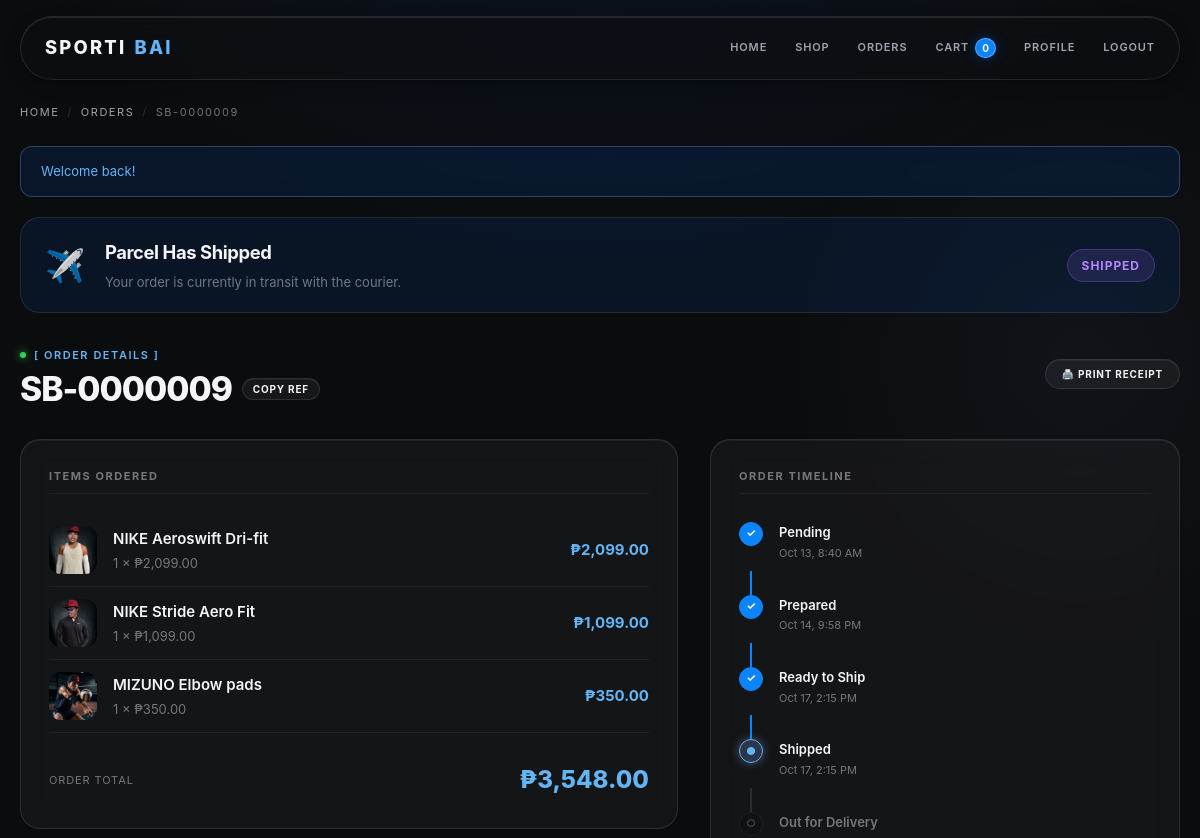
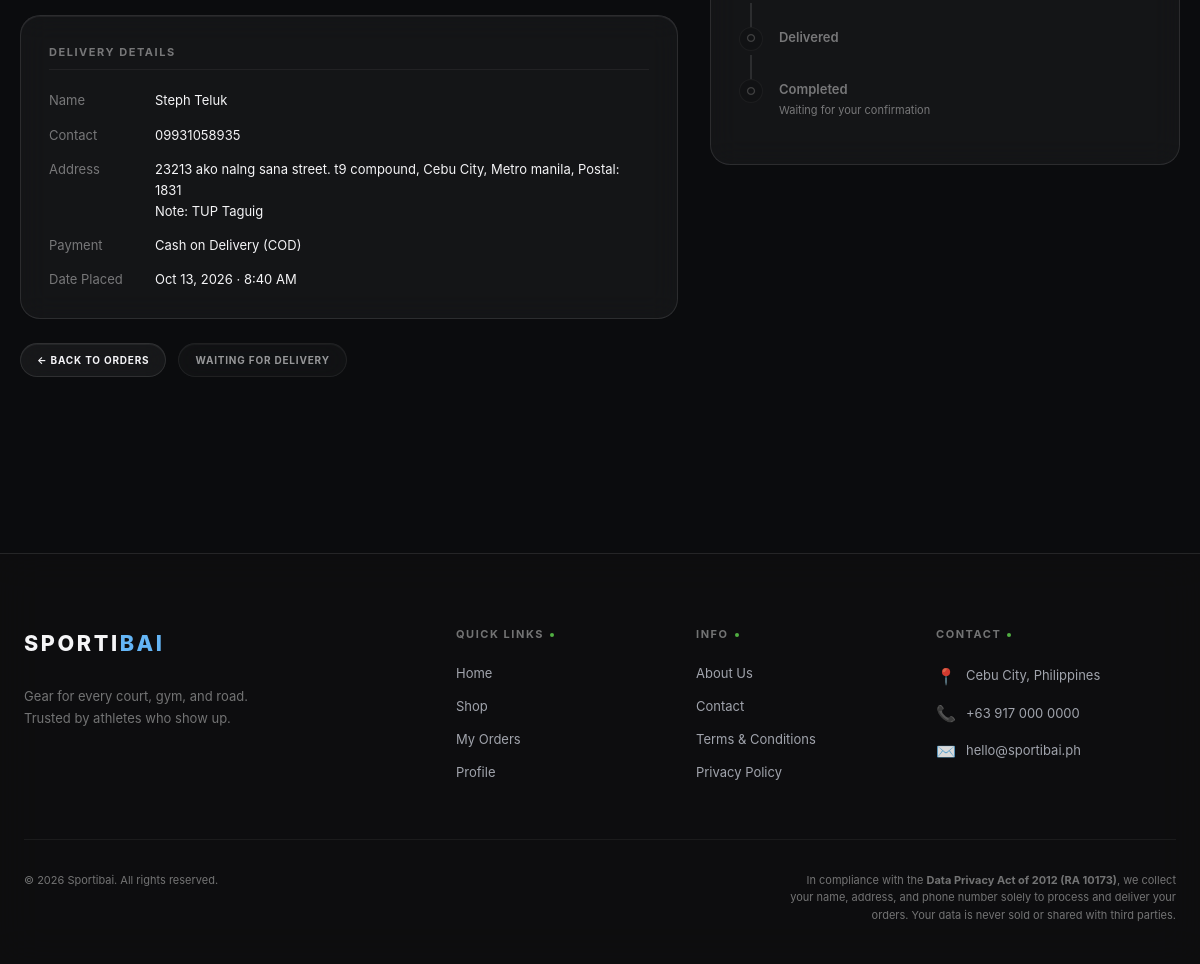
The page /order_detail.php?id=9 (signed in) on the database its author committed (2 pictures, top to bottom).
### tables this page shows
CREATE TABLE `orders` (
  `order_id` int(11) NOT NULL,
  `reference_number` varchar(20) DEFAULT NULL,
  `customer_id` int(11) NOT NULL,
  `order_type` varchar(10) NOT NULL,
  `delivery_address` varchar(255) DEFAULT NULL,
  `contact_number` varchar(20) NOT NULL,
  `snapshot_name` varchar(150) DEFAULT NULL,
  `payment_method` varchar(10) NOT NULL DEFAULT 'COD',
  `total` decimal(10,2) NOT NULL,
  `status` varchar(30) NOT NULL DEFAULT 'Pending',
  `date_ordered` timestamp NOT NULL DEFAULT current_timestamp(),
  `completed_at` datetime DEFAULT NULL
);

CREATE TABLE `order_items` (
  `order_item_id` int(11) NOT NULL,
  `order_id` int(11) NOT NULL,
  `item_id` int(11) NOT NULL,
  `selected_size` varchar(50) DEFAULT NULL,
  `quantity` int(11) NOT NULL,
  `price` decimal(10,2) NOT NULL
);

CREATE TABLE `items` (
  `item_id` int(11) NOT NULL,
  `category_id` int(11) NOT NULL,
  `name` varchar(100) NOT NULL,
  `brand` varchar(50) DEFAULT NULL,
  `description` text DEFAULT NULL,
  `price` decimal(10,2) NOT NULL,
  `cost_price` decimal(10,2) NOT NULL DEFAULT 0.00,
  `stock` int(11) NOT NULL DEFAULT 0,
  `image` varchar(255) DEFAULT NULL,
  `is_active` tinyint(1) NOT NULL DEFAULT 1
);

### includes/functions.php (called while the page is built, shortened)
<?php
function peso($n) {
    return '₱' . number_format($n, 2);
}
function get_status_log($conn, $order_id) {
    $log = array();
    $sql = "SELECT status, changed_at, changed_by FROM order_status_log
            WHERE order_id = ? ORDER BY log_id ASC";
    $result = mysqli_execute_query($conn, $sql, array($order_id));
    while ($row = mysqli_fetch_assoc($result)) {
        $log[] = $row;
    }
    return $log;
}
function status_badge_style($status) {
    switch ($status) {
        case 'Shipped':
        case 'Out for Delivery':
            return 'background:rgba(140,100,255,0.15);color:#b388ff;border-color:rgba(140,100,255,0.3);';
    }
}

### order_detail.php (the view, shortened to what this page needs)
<?php
require_once __DIR__ . '/includes/db.php';
require_once __DIR__ . '/includes/functions.php';
$order_id = isset($_GET['id']) ? (int)$_GET['id'] : 0;
$order = null;
if ($conn != null) {
    $sql = "SELECT o.order_id, o.reference_number, o.order_type,
                   o.delivery_address, o.contact_number, o.snapshot_name,
                   o.payment_method, o.total, o.status, o.date_ordered,
                   c.first_name, c.last_name, c.province, c.postal_code
            FROM orders o
            JOIN customer c ON o.customer_id = c.customer_id
            WHERE o.order_id = ? AND c.user_id = ?
            LIMIT 1";
    $result = mysqli_execute_query($conn, $sql, array($order_id, $_SESSION['user_id']));
    $order = mysqli_fetch_assoc($result);
}
$items = array();
if ($conn != null) {
    $sql = "SELECT i.item_id, i.name, i.image, oi.selected_size, oi.quantity, oi.price
            FROM order_items oi
            JOIN items i ON oi.item_id = i.item_id
            WHERE oi.order_id = ?
            ORDER BY oi.order_item_id";
    $result = mysqli_execute_query($conn, $sql, array($order_id));
    while ($row = mysqli_fetch_assoc($result)) {
        $items[] = $row;
    }
}
$log = get_status_log($conn, $order_id);
$is_delivery = ($order['order_type'] === 'delivery');
if ($is_delivery) {
    $timeline_steps = array('Pending', 'Prepared', 'Ready to Ship', 'Shipped', 'Out for Delivery', 'Delivered', 'Completed');
} else {
    $timeline_steps = array('Pending', 'Prepared', 'Ready for Pick Up', 'Delivered', 'Completed');
}
$log_map = array();
foreach ($log as $entry) {
    if (!isset($log_map[$entry['status']])) {
        $log_map[$entry['status']] = $entry['changed_at'];
    }
}
$current_step_index = 0;
foreach ($timeline_steps as $i => $step) {
    if ($step === $order['status']) {
        $current_step_index = $i;
    }
}
$ref = $order['reference_number'] ?? ('SB-' . str_pad($order['order_id'], 7, '0', STR_PAD_LEFT));
$can_receive = ($order['status'] === 'Delivered');
require __DIR__ . '/includes/header.php';
?>
<nav class="res-crumbs">
    <a href="index.php">Home</a>
    <span class="sep">/</span>
    <a href="orders.php">Orders</a>
    <span class="sep">/</span>
    <span><?= htmlspecialchars($ref) ?></span>
</nav>
<?php require __DIR__ . '/includes/alert.php'; ?>
<?php
$status_banners = array(
    'Pending'           => array('title' => 'Order Placed', 'desc' => 'Waiting for the shop to review and prepare your items.', 'icon' => '⏳'),
    'Prepared'          => array('title' => 'Seller is Preparing Your Order', 'desc' => 'Your items are being packed and checked.', 'icon' => '📦'),
    'Ready to Ship'     => array('title' => 'Ready for Courier Pick Up', 'desc' => 'Your package is sealed and waiting for courier dispatch.', 'icon' => '🚚'),
    'Ready for Pick Up' => array('title' => 'Ready for Store Pick Up', 'desc' => 'You may now visit our store and present your Reference Number.', 'icon' => '🏪'),
    'Shipped'           => array('title' => 'Parcel Has Shipped', 'desc' => 'Your order is currently in transit with the courier.', 'icon' => '✈️'),
    'Out for Delivery'  => array('title' => 'Out for Delivery', 'desc' => 'Rider is on the way to your delivery address today.', 'icon' => '🛵'),
    'Delivered'         => array('title' => 'Parcel Delivered', 'desc' => 'Please inspect your items and click "Order Received" below.', 'icon' => '📍'),
    'Completed'         => array('title' => 'Order Completed', 'desc' => 'Thank you for shopping with Sportibai!', 'icon' => '🎉'),
    'Cancelled'         => array('title' => 'Order Cancelled', 'desc' => 'This order was cancelled and inventory has been restored.', 'icon' => '✕'),
);
$banner = $status_banners[$order['status']] ?? array('title' => $order['status'], 'desc' => '', 'icon' => 'ℹ️');
?>
<div class="order-status-banner reveal in" style="margin-bottom:1.75rem; padding:1.25rem 1.5rem; border-radius:var(--radius-xl); border:var(--hairline) solid var(--color-border); background:rgba(0, 74, 172, 0.15); display:flex; align-items:center; gap:1.25rem;">
    <div style="font-size:2rem;"><?= $banner['icon'] ?></div>
    <div style="flex-grow:1;">
        <h2 style="font-size:1.15rem; font-weight:700; margin:0; color:var(--color-fg);"><?= htmlspecialchars($banner['title']) ?></h2>
        <?php if ($banner['desc']) { ?>
            <p class="muted" style="margin:4px 0 0; font-size:var(--text-body-sm);"><?= htmlspecialchars($banner['desc']) ?></p>
        <?php } ?>
    </div>
    <span class="status-badge" style="<?= status_badge_style($order['status']); ?> font-size:12px; padding:6px 14px;">
        <?= htmlspecialchars($order['status']) ?>
    </span>
</div>
<section class="reveal in">
    <div style="display:flex; align-items:center; justify-content:space-between; flex-wrap:wrap; gap:1rem; margin-bottom:2rem;">
        <div>
            <div class="hero-eyebrow">[ ORDER DETAILS ]</div>
            <div style="display:flex; align-items:center; gap:10px; margin-top:6px;">
                <h1 style="font-size:var(--text-display-m); margin:0;">
                    <?= htmlspecialchars($ref) ?>
                </h1>
                <button type="button" class="btn ghost sm" onclick="navigator.clipboard.writeText('<?= htmlspecialchars($ref) ?>'); this.innerText='Copied!'; setTimeout(() => this.innerText='Copy Ref', 2000);" style="padding:4px 10px; font-size:10px;">
                    Copy Ref
                </button>
            </div>
        </div>
        <div style="display:flex; gap:8px;">
            <?php if ($order['status'] !== 'Cancelled') { ?>
                <button type="button" class="btn ghost sm" onclick="window.print()">
                    🖨️ Print Receipt
                </button>
            <?php } ?>
        </div>
    </div>
    <div class="order-detail-grid">
        <div class="order-detail-left">
            <div class="detail-card">
                <div class="detail-card-title">Items Ordered</div>
                <?php foreach ($items as $item) {
                    $has_img = isset($item['image']) && $item['image'] != '' && file_exists(__DIR__ . '/images/uploads/' . basename($item['image']));
                ?>
                <div class="detail-item-row">
                    <?php if ($has_img) { ?>
                        <img class="detail-item-thumb" src="images/uploads/<?= htmlspecialchars(basename($item['image'])) ?>" alt="<?= htmlspecialchars($item['name']) ?>">
                    <?php } else { ?>
                        <div class="detail-item-thumb tile" style="--h:<?= tile_hue($item['item_id']) ?>; aspect-ratio:1; border-radius:var(--radius-md);"></div>
                    <?php } ?>
                    <div class="detail-item-info">
                        <span style="font-weight:600;">
                            <?= htmlspecialchars($item['name']) ?>
                        </span>
                        <span class="muted" style="font-size:var(--text-body-sm);">
                            <?= $item['quantity'] ?> × <?= peso($item['price']) ?>
                        </span>
                    </div>
                    <span style="font-weight:700; color:var(--color-accent-on-dark);">
                        <?= peso($item['price'] * $item['quantity']) ?>
                    </span>
                </div>
                <?php } ?>
                <div class="detail-total-row">
                    <span class="muted" style="font-size:var(--text-label); letter-spacing:var(--tracking-label); text-transform:uppercase;">Order Total</span>
                    <span style="font-size:1.5rem; font-weight:800; color:var(--color-accent-on-dark);"><?= peso($order['total']) ?></span>
                </div>
            </div>
            <div class="detail-card">
                <div class="detail-card-title">
                    <?= $is_delivery ? 'Delivery Details' : 'Pick Up Details' ?>
                </div>
                <div class="detail-info-list">
                    <div class="detail-info-row">
                        <span class="muted detail-info-label">Name</span>
                        <span><?= htmlspecialchars($order['snapshot_name'] ?? ($order['first_name'] . ' ' . $order['last_name'])) ?></span>
                    </div>
                    <div class="detail-info-row">
                        <span class="muted detail-info-label">Contact</span>
                        <span><?= htmlspecialchars($order['contact_number']) ?></span>
                    </div>
                    <?php if ($is_delivery && $order['delivery_address']) { ?>
                    <div class="detail-info-row">
                        <span class="muted detail-info-label">Address</span>
                        <span><?= nl2br(htmlspecialchars($order['delivery_address'])) ?></span>
                    </div>
                    <?php } ?>
                    <div class="detail-info-row">
                        <span class="muted detail-info-label">Payment</span>
                        <span>Cash on Delivery (COD)</span>
                    </div>
                    <div class="detail-info-row">
                        <span class="muted detail-info-label">Date Placed</span>
                        <span><?= date('M d, Y · g:i A', strtotime($order['date_ordered'])) ?></span>
                    </div>
                </div>
            </div>
            <div style="display:flex; gap:.75rem; flex-wrap:wrap;">
                <a href="orders.php" class="btn ghost sm">← Back to Orders</a>
                <?php if ($can_receive) { ?>
                    <form method="POST" action="actions/receive_order.php" style="display:inline;">
                        <?= csrf_field() ?>
                        <input type="hidden" name="order_id" value="<?= $order['order_id'] ?>">
                        <button class="btn sm" type="submit"
                            onclick="return confirm('Confirm you received this order?')"
                            style="background:rgba(81,175,67,0.85);box-shadow:0 2px 14px rgba(81,175,67,0.3);">
                            ✓ Order Received
                        </button>
                    </form>
                <?php } elseif ($order['status'] === 'Shipped' || $order['status'] === 'Out for Delivery' || $order['status'] === 'Ready for Pick Up') { ?>
                    <button class="btn ghost sm" disabled style="opacity:0.6; cursor:not-allowed;" title="Waiting for delivery confirmation">
                        Waiting for Delivery
                    </button>
                <?php } ?>
            </div>
        </div>
        <div class="order-detail-right">
            <div class="detail-card timeline-card">
                <div class="detail-card-title">Order Timeline</div>
                <div class="timeline">
                    <?php foreach ($timeline_steps as $i => $step) {
                        $is_done    = ($i < $current_step_index);
                        $is_current = ($i === $current_step_index);
                        $is_future  = ($i > $current_step_index);
                        $cls = 'timeline-step';
                        if ($is_done)    $cls .= ' done';
                        if ($is_current) $cls .= ' current';
                        if ($is_future)  $cls .= ' future';
                        $ts = isset($log_map[$step]) ? date('M d, g:i A', strtotime($log_map[$step])) : null;
                    ?>
                        <div class="<?= $cls ?>">
                            <div class="timeline-dot">
                                <?php if ($is_done) { echo '✓'; }
                                elseif ($is_current && $step !== 'Cancelled') { echo '●'; }
                                elseif ($step === 'Cancelled') { echo '✕'; }
                                else { echo '○'; } ?>
                            </div>
                            <div class="timeline-content">
                                <span class="timeline-label"><?= htmlspecialchars($step) ?></span>
                                <?php if ($ts) { ?>
                                    <span class="timeline-time muted"><?= $ts ?></span>
                                <?php } elseif ($is_current && $step !== 'Completed' && $step !== 'Cancelled') { ?>
                                    <span class="timeline-time" style="color:var(--color-accent-on-dark);">← Current</span>
                                <?php } elseif ($is_future && $step === 'Completed') { ?>
                                    <span class="timeline-time muted">Waiting for your confirmation</span>
                                <?php } ?>
                            </div>
                        </div>
                        <?php if ($i < count($timeline_steps) - 1) { ?>
                            <div class="timeline-line <?= ($i < $current_step_index) ? 'done' : '' ?>"></div>
                        <?php } ?>
                    <?php } ?>
                </div>
            </div>
        </div>
    </div>
</section>
<?php require __DIR__ . '/includes/footer.php'; ?>

### rows shown on the page
orders: reference_number "SB-0000009", status "✈️", status "Parcel Has Shipped", status "Your order is currently in transit with the courier.", status "SHIPPED", total "₱3,548.00", snapshot_name "Steph Teluk", contact_number "09931058935", delivery_address "23213 ako nalng sana street. t9 compound, Cebu City, Metro manila, Postal: 1831 Note: TUP Taguig", date_ordered "Oct 13, 2026 · 8:40 AM"
order_items: item.image (picture), item.name "NIKE Aeroswift Dri-fit", quantity "1", price "₱2,099.00", peso($item['price'] * $item['quantity']) "₱2,099.00"
order_items: item.image (picture), item.name "NIKE Stride Aero Fit", quantity "1", price "₱1,099.00", peso($item['price'] * $item['quantity']) "₱1,099.00"
order_items: item.image (picture), item.name "MIZUNO Elbow pads", quantity "1", price "₱350.00", peso($item['price'] * $item['quantity']) "₱350.00"

### other values the page prints
$cart_count "0"
$_SESSION['success'] "Welcome back!"
$step "Pending"
$ts "Oct 13, 8:40 AM"
$step "Prepared"
$ts "Oct 14, 9:58 PM"
$step "Ready to Ship"
$ts "Oct 17, 2:15 PM"
$step "Shipped"
$step "Out for Delivery"
$step "Delivered"
$step "Completed"
